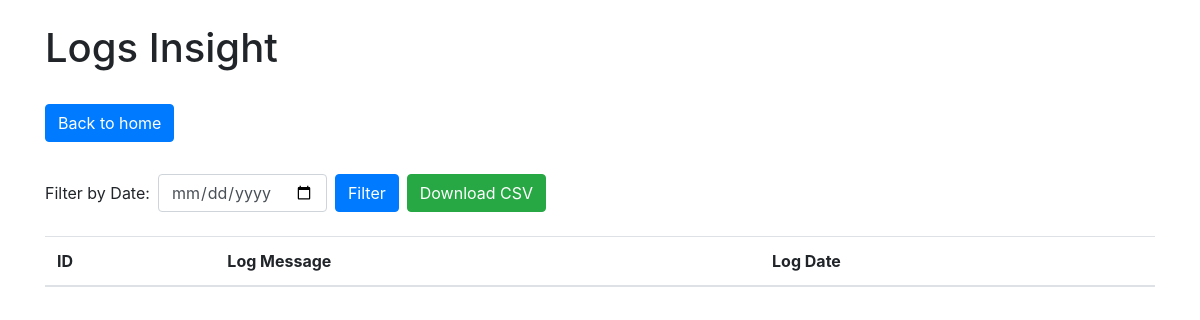
Before: /Admin/logs.php with the older database file.
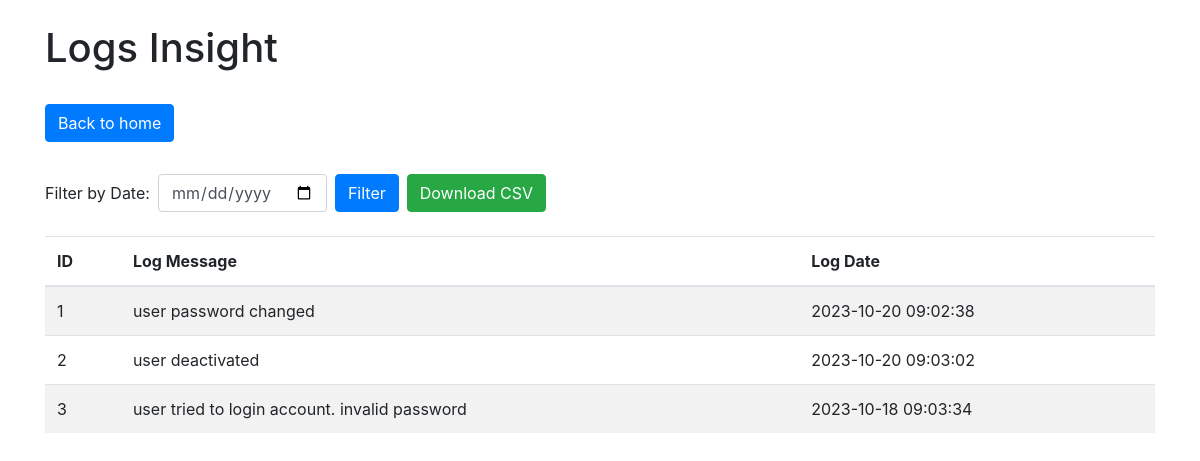
After: the same page with the newer database file.
### tables this page shows
CREATE TABLE `logs` (
  `log_id` int(11) NOT NULL,
  `log_timestamp` timestamp NOT NULL DEFAULT current_timestamp() ON UPDATE current_timestamp(),
  `log_message` text DEFAULT NULL
);

### Admin/logs.php (the view, shortened to what this page needs)
<?php
include('../DB_Connection/db_connect.php');
$dateFilter = isset($_GET['date']) ? $_GET['date'] : '';
if (!empty($dateFilter)) {
    $sql = "SELECT * FROM logs WHERE DATE(log_timestamp) = ?";
    $stmt = $conn->prepare($sql);
    $stmt->bind_param("s", $dateFilter);
    $stmt->execute();
    $result = $stmt->get_result();
} else {
    $sql = "SELECT * FROM logs";
    $result = $conn->query($sql);
}
?>
<!DOCTYPE html>
<html>
<head>
    <link href="https://stackpath.bootstrapcdn.com/bootstrap/4.5.2/css/bootstrap.min.css" rel="stylesheet">
</head>
<body>
    <div class="container">
        <h1 class="my-4">Logs Insight</h1>
        <a href="../Login/welcome.php" class="btn btn-primary my-2">Back to home</a>
        <form method="GET" class="form-inline my-4">
            <div class="form-group">
                <label for="dateFilter" class="mr-2">Filter by Date:</label>
                <input type="date" id="dateFilter" name="date" class="form-control" value="<?= $dateFilter ?>">
            </div>
            <button type="submit" class="btn btn-primary ml-2">Filter</button>
            <button type="button" class="btn btn-success ml-2" id="downloadCSV">Download CSV</button>
        </form>
        <table class="table table-striped">
            <thead>
                <tr>
                    <th>ID</th>
                    <th>Log Message</th>
                    <th>Log Date</th>
                </tr>
            </thead>
            <tbody>
                <?php
                while ($row = $result->fetch_assoc()) {
                    echo "<tr>";
                    echo "<td>" . $row['log_id'] . "</td>";
                    echo "<td>" . $row['log_message'] . "</td>";
                    echo "<td>" . $row['log_timestamp'] . "</td>";
                    echo "</tr>";
                }
                ?>
            </tbody>
        </table>
    </div>
</body>
</html>

Changed rows visible on the page:
added logs: log_id "1", log_message "user password changed", log_timestamp "2023-10-20 09:02:38"
added logs: log_id "2", log_message "user deactivated", log_timestamp "2023-10-20 09:03:02"
added logs: log_id "3", log_message "user tried to login account. invalid password", log_timestamp "2023-10-18 09:03:34"
